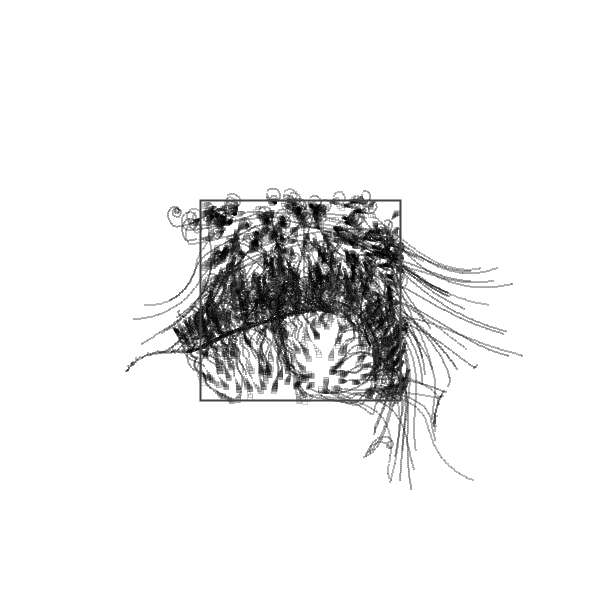
Frame 1 (no input)
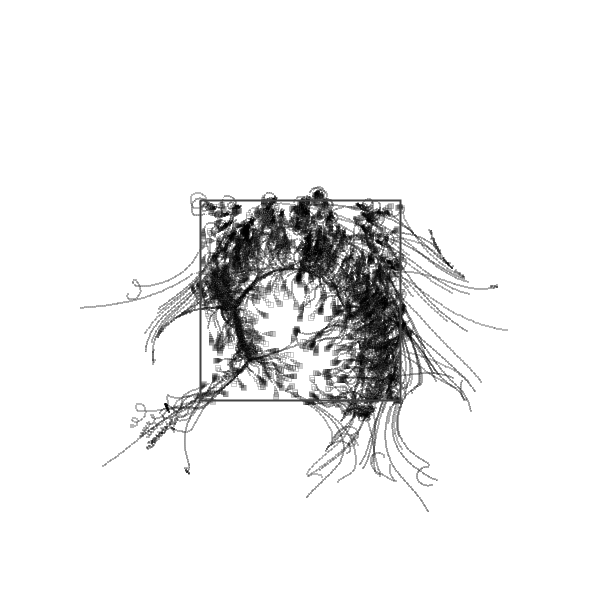
Frame 60 (the mouse pressed at the canvas centre just before this capture)
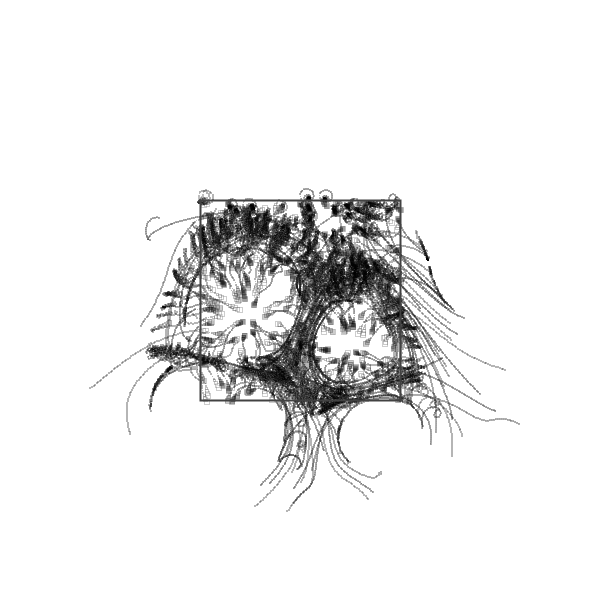
Frame 120 (the mouse held since frame 60 and released just before this capture)

The Processing sketch that drew these frames (run headless with seeded random() and noise(); from frame 60 on, the mouse is pressed at the canvas centre):

// Processing sketch: discoverycellswindowed
// ── discoverycellswindowed.pde
ArrayList<Sink> sinks = new ArrayList<>();
ArrayList<Projectile> particles = new ArrayList<>();
color[] pallette;
PVector windowPos;
float windowWidth = 200;
float windowHeight = 200;
boolean windowSelected = false;
int it = 0;

void setup() {
  size(600, 600);
  frameRate(20);
  
  windowPos = new PVector(width/2,height/2);
  
  background(216, 216, 216 );
  //background(255, 0, 0 );
  colorMode(HSB, 360, 100, 100);
  pallette = new color[]{color(0,0,0),color(0,0,50),color(0,0,100)};
  for (int i = 0; i < 60; i++) {
    sinks.add(new Sink());
  }
  //for (int i = 0; i < 450; i++) {
  //  color c = pallette[int(random(pallette.length))];
  //  float x = random(width);
  //  float y = random(height);
  //  for (int j = 0; j < 20; j++) {
  //    float px = random(x-50, x+50);
  //    float py = random(y-50, y+50);
  //    particles.add(new Projectile(10, random(0, 2*PI), px, py, c));
  //  }
  //}
  //while (!particles.isEmpty()) {
  //  ArrayList<Projectile> remove = new ArrayList<>();
  //  for (Projectile p : particles) {
  //    noStroke();
  //    stroke(0,70 - p.size*4);
  //    fill(p.c,100);
  //    rect(p.pos.x, p.pos.y, p.size, p.size);
  //    //if (p.size < 0.1) remove.add(p);
  //    p.move();
  //    p.age++;
  //    if (!remove.contains(p) && p.age > 100) remove.add(p);
  //  }
  //  particles.removeAll(remove);
  //}
  //loadPixels();
  
  //for(Sink sink : sinks){
  //  fill(10,80,80);
  //  //circle(sink.pos.x,sink.pos.y,sink.mass*0.1);
  //}
}
void draw(){
  it++;
  //updatePixels();
  //if(frameCount % 10 != 0) return;
  
  sinks.stream().forEach(s -> s.move());
  
  if(true){
  background(0,0,100);
  for (int i = 0; i < 30; i++) {
    color c = pallette[int(random(pallette.length))];
    float x = windowPos.x;
    float y = windowPos.y;
    for (int j = 0; j < 15; j++) {
      float px = random(x-windowWidth/2, x+windowWidth/2);
      float py = random(y-windowHeight/2, y+windowHeight/2);
      particles.add(new Projectile(10, random(0, 2*PI), px, py, c));
    }
  }
  while (!particles.isEmpty()) {
    ArrayList<Projectile> remove = new ArrayList<>();
    for (Projectile p : particles) {
      noStroke();
      stroke(0,70 - p.size*4);
      fill(p.c,100);
      rect(p.pos.x, p.pos.y, p.size, p.size);
      //if (p.size < 0.1) remove.add(p);
      p.move();
      p.age++;
      if (!remove.contains(p) && p.age > 65) remove.add(p);
    }
    particles.removeAll(remove);
  }
  //loadPixels();
  }
  
  //updatePixels();
  //fill(0,0,100);
  //noStroke();
  //rect(0,0,width,windowPos.y - windowHeight/2);
  //rect(0,windowPos.y + windowHeight/2,width,height);
  //rect(0,0,windowPos.x - windowWidth/2,height);
  //rect(windowPos.x + windowWidth/2,0,width,height);
  rectMode(CENTER);
  stroke(0,0,26);
  strokeWeight(2);
  noFill();
  rect(windowPos.x,windowPos.y,windowWidth,windowHeight);
  rectMode(CORNER);
  strokeWeight(1);
}
boolean inWindow(){
  if(mouseX < windowPos.x - windowWidth/2) return false;
  if(mouseX > windowPos.x + windowWidth/2) return false;
  if(mouseY < windowPos.y - windowHeight/2) return false;
  if(mouseY > windowPos.y + windowHeight/2) return false;
  return true;
}
void mouseDragged(){
  it = 0;
  if(inWindow()){
    windowPos.x = mouseX;
    windowPos.y = mouseY;
  }
}

float angle(PVector p1, PVector p2) {
  return atan2(-(p2.y-p1.y), -(p2.x-p1.x));
}

// ── projectile.pde
class Projectile {
  PVector pos;
  float mass;
  float angle;
  float speed = 2;
  color c;
  float size = 5;
  int age = 0;
  Projectile(float mass, float angle, float x, float y, color c) {
    this.mass = mass;
    this.angle = angle;
    pos = new PVector(x, y);
    this.c = c;
  }
  void setSize(float size) {
    this.size = size;
  }
  void move() {
    if (mass == 0) {
      pos.x += speed * cos(angle);
      pos.y += speed * sin(angle);
    } else {
      PVector dir = new PVector(5*cos(angle), 5*sin(angle));
      for (Sink sink : sinks) {
        //if(int(random(3))==0) continue;
        //angle += ((sink.mass * mass)/sq(PVector.dist(pos,sink.pos)*5))*
        //    (angle(sink.pos,pos) - angle);
        float a = angle(pos, sink.pos);
        //float d = 150/PVector.dist(pos,sink.pos);
        float d = (9000 + sink.mass)/sq(PVector.dist(pos, sink.pos));
        //float d = (200 * sink.mass)/sq(PVector.dist(pos, sink.pos));

        PVector p = new PVector(d*cos(a), d*sin(a));
        dir = dir.add(p);
      }
      pos.x += speed * cos(atan2(dir.y, dir.x));
      pos.y += speed * sin(atan2(dir.y, dir.x));
      angle += (angle - atan2(dir.y, dir.x))*0.05;
    }
    if (size > -1) size -= 1;
    //if (int(random(2))==0) size+=0.1;
  }
  
}

// ── sink.pde
class Sink {
  float mass = random(100, 500);
  PVector pos = new PVector(random(-100, width + 100), random(-100, height + 100));
  float speed = 1;
  float angle = random(2*PI);
  //Sink(float x, float y){
  //  pos = new PVector(x,y);
  //}
  void move(){
    pos.x += speed * cos(angle);
    pos.y += speed * sin(angle);
    if(int(random(2))==0) angle += random(-0.5,0.5);
    if(pos.x < -100) pos.x = -100;
    if(pos.x > width + 100) pos.x = width + 100;
    if(pos.y < -100) pos.y = -100;
    if(pos.y > height + 100) pos.y = height + 100;
  }
}
